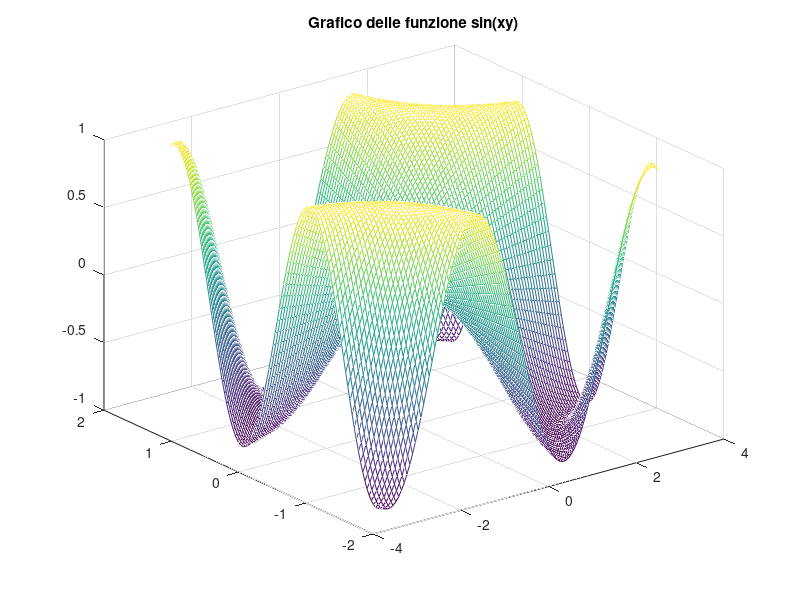

Source code (MATLAB):
clear all;

x = linspace(-pi,pi);
y = linspace(-pi/2,pi/2);
[X,Y] = meshgrid(x,y);

% con una istruzione esprimo la funzione che deve essere valutata
% su tutti i punti della griglia 

Z = sin(X.*Y);

mesh(X,Y,Z);
title('Grafico delle funzione sin(xy)');